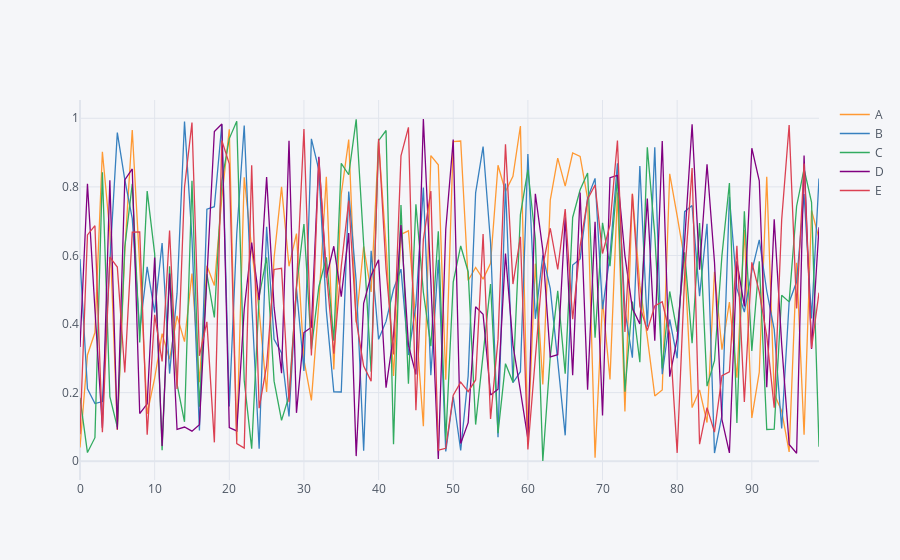

The notebook cell this image was saved under:
### Code cell
print("Select the type of data you need to plot.")
print('1--->Random Data with 100 rows and 5 columns')
print('2--->Customize dataframe with n columns and m rows with Integer Values')
print('3--->Upload csv/json/text file.')
choice = int(input())
df1  = createData(choice)

print("Your Data Frame :\n")
print(df1.head())
print()

print("What kind of plot you want to plot:")
print("1---> Complete Data Plot")
print("2---> A Particular Column Plot")
cat = int(input())
print()

plot(cat)
